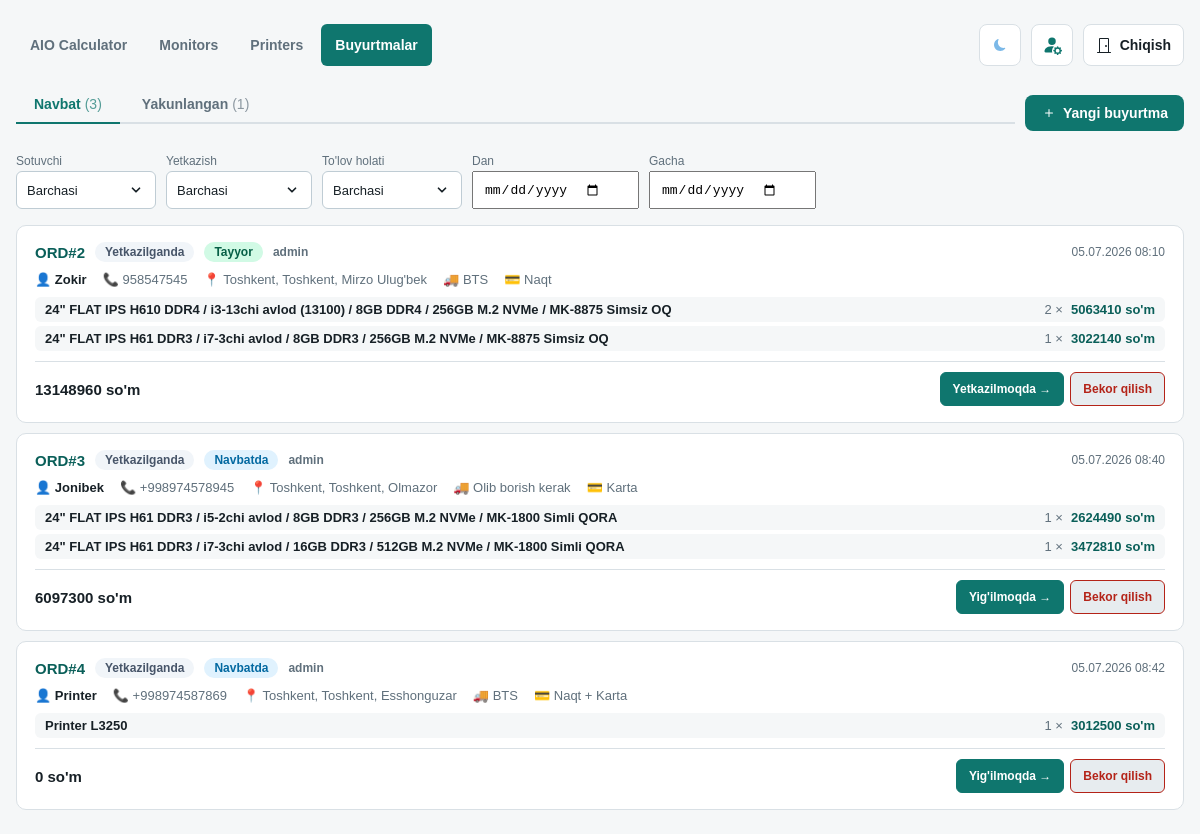
The app's page /orders/ (signed in), older data.
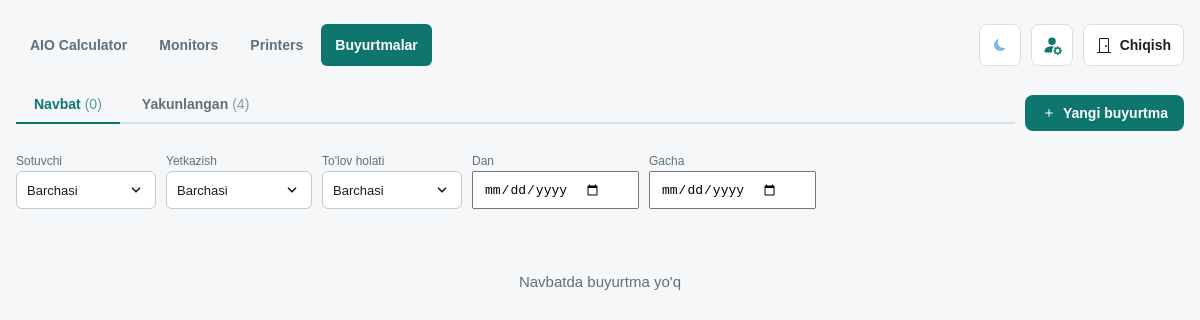
The same page, newer data.
### orders/models.py (models this page shows, shortened)
class Order(models.Model):
    class DeliveryType(models.TextChoices):
        BTS = "BTS", "BTS"
        UZPOST = "UZPOST", "UZPOST"
        PICKUP = "PICKUP", "Olib ketadi"
        DELIVERY = "DELIVERY", "Olib borish kerak"
    class PaymentType(models.TextChoices):
        CARD = "CARD", "Karta"
        CASH = "CASH", "Naqt"
        TRANSFER = "TRANSFER", "Pul ko'chirish"
        CASH_CARD = "CASH_CARD", "Naqt + Karta"
    class PaymentStatus(models.TextChoices):
        PAID = "PAID", "To'langan"
        ON_DELIVERY = "ON_DELIVERY", "Yetkazilganda"
        PARTIAL = "PARTIAL", "Qisman"
    class ProductionStatus(models.TextChoices):
        QUEUED = "QUEUED", "Navbatda"
        IN_PROGRESS = "IN_PROGRESS", "Yig'ilmoqda"
        READY = "READY", "Tayyor"
        SHIPPING = "SHIPPING", "Yetkazilmoqda"
        DELIVERED = "DELIVERED", "Yetkazib berildi"
        CANCELLED = "CANCELLED", "Bekor qilindi"
    order_number = models.CharField(
        max_length=24, unique=True, blank=True, null=True, verbose_name="Buyurtma raqami"
    )
    sold_by = models.ForeignKey(
        User, on_delete=models.PROTECT, related_name="orders", verbose_name="Sotuvchi"
    )
    customer_name = models.CharField(max_length=120, verbose_name="Mijoz ismi")
    customer_phone = models.CharField(max_length=30, verbose_name="Telefon raqami")
    region = models.CharField(max_length=80, verbose_name="Viloyat")
    district = models.CharField(max_length=80, verbose_name="Tuman")
    city = models.CharField(max_length=80, verbose_name="Shahar")
    landmark = models.CharField(max_length=200, blank=True, verbose_name="Mo'ljal")
    delivery_type = models.CharField(
        max_length=20, choices=DeliveryType.choices, verbose_name="Yetkazish turi"
    )
    payment_type = models.CharField(
        max_length=20, choices=PaymentType.choices, verbose_name="To'lov turi"
    )
    payment_status = models.CharField(
        max_length=20,
        choices=PaymentStatus.choices,
        default=PaymentStatus.ON_DELIVERY,
        verbose_name="To'lov holati",
    )
    production_status = models.CharField(
        max_length=20,
        choices=ProductionStatus.choices,
        default=ProductionStatus.QUEUED,
        verbose_name="Ishlab chiqarish holati",
    )
    total_price_usd = models.DecimalField(
        max_digits=12, decimal_places=2, default=0, verbose_name="Jami (USD)"
    )
    total_price_uzs = models.DecimalField(
        max_digits=16, decimal_places=0, default=0, verbose_name="Jami (so'm)"
    )
    notes = models.TextField(blank=True, verbose_name="Izoh")
    created_at = models.DateTimeField(auto_now_add=True)
    updated_at = models.DateTimeField(auto_now=True)
    delivered_at = models.DateTimeField(null=True, blank=True, verbose_name="Yetkazib berilgan vaqt")
    class Meta:
        ordering = ["-created_at"]
        verbose_name = "Buyurtma"
        verbose_name_plural = "Buyurtmalar"
    @classmethod
    def queue_queryset(cls):
        priority = Case(
            When(payment_status=cls.PaymentStatus.PAID, then=Value(0)),
            When(payment_status=cls.PaymentStatus.PARTIAL, then=Value(1)),
            When(payment_status=cls.PaymentStatus.ON_DELIVERY, then=Value(2)),
            default=Value(3),
            output_field=IntegerField(),
        )
        return (
            cls.objects.exclude(
                production_status__in=[cls.ProductionStatus.DELIVERED, cls.ProductionStatus.CANCELLED]
            )
            .annotate(priority=priority)
            .order_by("priority", "created_at")
        )

class OrderItem(models.Model):
    order = models.ForeignKey(Order, on_delete=models.CASCADE, related_name="items")
    build_quote = models.ForeignKey(
        "calculator.BuildQuote",
        on_delete=models.SET_NULL,
        null=True,
        blank=True,
        related_name="order_items",
        verbose_name="Kalkulyator konfiguratsiyasi",
    )
    config_label = models.CharField(max_length=255, verbose_name="Konfiguratsiya")
    quantity = models.PositiveIntegerField(default=1, verbose_name="Soni")
    unit_price_usd = models.DecimalField(
        max_digits=12, decimal_places=2, default=0, verbose_name="Dona narxi (USD)"
    )
    class Meta:
        verbose_name = "Buyurtma elementi"
        verbose_name_plural = "Buyurtma elementlari"

### orders/views.py (the view)
# urls.py: path("", views.order_list, name="list"),
@login_required
def order_list(request):
    from calculator.models import CalculatorSettings
    try:
        settings = CalculatorSettings.objects.first()
        usd_rate = int(settings.usd_rate) if settings and settings.usd_rate else 12850
    except:
        usd_rate = 12850
    tab = request.GET.get("tab", "queue")  # queue | done | all
    queue_qs = Order.queue_queryset().prefetch_related("items").select_related("sold_by")
    done_qs = Order.objects.filter(
        production_status__in=[
            Order.ProductionStatus.DELIVERED,
            Order.ProductionStatus.CANCELLED,
        ]
    ).prefetch_related("items").select_related("sold_by").order_by("-updated_at")
    sold_by = request.GET.get("sold_by")
    delivery_type = request.GET.get("delivery_type")
    payment_status = request.GET.get("payment_status")
    date_from = request.GET.get("date_from")
    date_to = request.GET.get("date_to")
    def apply_filters(qs):
        if sold_by:
            qs = qs.filter(sold_by_id=sold_by)
        if delivery_type:
            qs = qs.filter(delivery_type=delivery_type)
        if payment_status:
            qs = qs.filter(payment_status=payment_status)
        if date_from:
            qs = qs.filter(created_at__date__gte=date_from)
        if date_to:
            qs = qs.filter(created_at__date__lte=date_to)
        return qs
    queue_qs = apply_filters(queue_qs)
    done_qs = apply_filters(done_qs)
    sellers = User.objects.filter(orders__isnull=False).distinct().order_by("username")
    return render(request, "orders/order_list.html", {
        "active_nav": "orders",
        "tab": tab,
        "queue_orders": queue_qs if tab in ("queue", "all") else [],
        "done_orders": done_qs if tab in ("done", "all") else [],
        "queue_count": Order.queue_queryset().count(),
        "done_count": Order.objects.filter(
            production_status__in=[Order.ProductionStatus.DELIVERED, Order.ProductionStatus.CANCELLED]
        ).count(),
        "sellers": sellers,
        "usd_rate": usd_rate,
        "filters": {
            "sold_by": sold_by,
            "delivery_type": delivery_type,
            "payment_status": payment_status,
            "date_from": date_from,
            "date_to": date_to,
        },
        "delivery_choices": Order.DeliveryType.choices,
        "payment_status_choices": Order.PaymentStatus.choices,
        "production_status_choices": Order.ProductionStatus.choices,
        "status_flow": STATUS_FLOW,
    })

### orders/templatetags/order_tags.py (called while the page is built)
@register.filter
def status_badge(value):
    return STATUS_BADGE.get(value, "")

@register.filter
def payment_badge(value):
    return PAYMENT_BADGE.get(value, "")

@register.filter
def next_status(value):
    try:
        idx = STATUS_FLOW.index(value)
        return STATUS_FLOW[idx + 1] if idx + 1 < len(STATUS_FLOW) else None
    except (ValueError, IndexError):
        return None

@register.filter
def status_label(value):
    return STATUS_LABELS.get(value, value)

### orders/templates/orders/order_list.html (shortened to what this page needs)
{% extends "base.html" %}
{% block content %}
<div class="orders-layout">
  <div style="display:flex;align-items:center;flex-wrap:wrap;gap:10px;margin-bottom:0;">
    <div class="tabs" style="flex:1;min-width:200px;">
      <button class="tab-btn {% if tab == 'queue' %}active{% endif %}" onclick="switchTab('queue')">
        Navbat
        <span style="margin-left:4px;opacity:0.7;font-weight:400;">({{ queue_count }})</span>
      </button>
      <button class="tab-btn {% if tab == 'done' %}active{% endif %}" onclick="switchTab('done')">
        Yakunlangan
        <span style="margin-left:4px;opacity:0.7;font-weight:400;">({{ done_count }})</span>
      </button>
    </div>
    <a href="{% url 'orders:create' %}" class="new-order-btn" style="display:inline-flex;align-items:center;gap:6px;padding:10px 16px;border-radius:8px;background:var(--accent);color:#fff;text-decoration:none;font-weight:700;font-size:14px;">
      <svg xmlns="http://www.w3.org/2000/svg" width="16" height="16" fill="currentColor" viewBox="0 0 16 16">
        <path d="M8 4a.5.5 0 0 1 .5.5v3h3a.5.5 0 0 1 0 1h-3v3a.5.5 0 0 1-1 0v-3h-3a.5.5 0 0 1 0-1h3v-3A.5.5 0 0 1 8 4"/>
      </svg>
      Yangi buyurtma
    </a>
  </div>
  <form method="get" id="filter-form">
    <div class="filters-bar" style="margin-top:14px;">
      <div>
        <span class="filter-label">Sotuvchi</span>
        <select name="sold_by" onchange="this.form.submit()">
          <option value="">Barchasi</option>
        </select>
      </div>
      <div>
        <span class="filter-label">Yetkazish</span>
        <select name="delivery_type" onchange="this.form.submit()">
          <option value="">Barchasi</option>
        </select>
      </div>
      <div>
        <span class="filter-label">To'lov holati</span>
        <select name="payment_status" onchange="this.form.submit()">
          <option value="">Barchasi</option>
        </select>
      </div>
      <div>
        <span class="filter-label">Dan</span>
        <input type="date" name="date_from" value="{{ filters.date_from }}" onchange="this.form.submit()">
      </div>
      <div>
        <span class="filter-label">Gacha</span>
        <input type="date" name="date_to" value="{{ filters.date_to }}" onchange="this.form.submit()">
      </div>
    </div>
  </form>
  <div id="tab-queue" {% if tab != 'queue' %}style="display:none"{% endif %}>
    {% for order in queue_orders %}
      {% include "orders/_order_card.html" with order=order show_status_btns=True %}
    {% empty %}
      <div class="empty-state">Navbatda buyurtma yo'q</div>
    {% endfor %}
  </div>
</div>
{% endblock %}

### orders/templates/orders/_order_card.html (shortened to what this page needs)
{% load order_tags %}
<div class="order-card" id="order-{{ order.pk }}">
  <div class="order-card-header">
    <a href="{% url 'orders:detail' order.pk %}" class="order-number">{{ order.order_number }}</a>
    <span class="badge {{ order.payment_status|payment_badge }}">
      {{ order.get_payment_status_display }}
    </span>
    <span class="badge {{ order.production_status|status_badge }}">
      {{ order.get_production_status_display }}
    </span>
    <span class="seller-tag">
      {{ order.sold_by.get_full_name|default:order.sold_by.username }}
    </span>
    <span style="margin-left:auto;font-size:12px;color:var(--muted);">
      {{ order.created_at|date:"d.m.Y H:i" }}
    </span>
  </div>
  <div class="order-meta">
    <span>👤 <strong>{{ order.customer_name }}</strong></span>
    <span>📞 {{ order.customer_phone }}</span>
    <span>📍 {{ order.region }}, {{ order.district }}, {{ order.city }}{% if order.landmark %} — {{ order.landmark }}{% endif %}</span>
    <span>🚚 {{ order.get_delivery_type_display }}</span>
    <span>💳 {{ order.get_payment_type_display }}</span>
  </div>
  <div class="order-items-list">
    {% for item in order.items.all %}
      <div class="order-item-row">
        <span class="item-label">{{ item.config_label }}</span>
        <span class="item-qty">{{ item.quantity }} ×</span>
        <span style="font-weight:700;color:var(--accent-dark);">{% widthratio item.unit_price_usd 1 usd_rate %} so'm</span>
      </div>
    {% endfor %}
  </div>
  <div class="order-footer">
    <div>
      <div class="order-total">{{ order.total_price_uzs|floatformat:0 }} so'm</div>
    </div>
    {% if show_status_btns %}
      <div class="status-btns">
        {% with next=order.production_status|next_status %}
          {% if next %}
            <button class="status-btn next-step" onclick="updateStatus({{ order.pk }}, '{{ next }}')">
              {{ next|status_label }} →
            </button>
          {% endif %}
        {% endwith %}
        {% if order.production_status != 'CANCELLED' %}
          <button class="status-btn cancel-btn" onclick="updateStatus({{ order.pk }}, 'CANCELLED')">
            Bekor qilish
          </button>
        {% endif %}
      </div>
    {% endif %}
  </div>
</div>

Row changes from the older to the newer data that the page shows:
no longer on this page (row edited): Order: order_number "ORD#2", payment_status "Yetkazilganda", production_status "Tayyor", sold_by.get_full_name "admin", created_at "05.07.2026 08:10", customer_name "Zokir", customer_phone "958547545", region "Toshkent", district "Toshkent", city "Mirzo Ulug'bek", delivery_type "BTS", payment_type "Naqt", total_price_uzs "13148960", value "Yetkazilmoqda"
no longer on this page (row unchanged): OrderItem: config_label "24\" FLAT IPS H610 DDR4 / i3-13chi avlod (13100) / 8GB DDR4 / 256GB M.2 NVMe / MK-8875 Simsiz OQ", quantity "2", unit_price_usd "5063410", shown under "ORD#2"
no longer on this page (row unchanged): OrderItem: config_label "24\" FLAT IPS H61 DDR3 / i7-3chi avlod / 8GB DDR3 / 256GB M.2 NVMe / MK-8875 Simsiz OQ", quantity "1", unit_price_usd "3022140", shown under "ORD#2"
no longer on this page (row edited): Order: order_number "ORD#3", payment_status "Yetkazilganda", production_status "Navbatda", sold_by.get_full_name "admin", created_at "05.07.2026 08:40", customer_name "Jonibek", customer_phone "+998974578945", region "Toshkent", district "Toshkent", city "Olmazor", delivery_type "Olib borish kerak", payment_type "Karta", total_price_uzs "6097300", value "Yig'ilmoqda"
no longer on this page (row unchanged): OrderItem: config_label "24\" FLAT IPS H61 DDR3 / i5-2chi avlod / 8GB DDR3 / 256GB M.2 NVMe / MK-1800 Simli QORA", quantity "1", unit_price_usd "2624490", shown under "ORD#3"
no longer on this page (row unchanged): OrderItem: config_label "24\" FLAT IPS H61 DDR3 / i7-3chi avlod / 16GB DDR3 / 512GB M.2 NVMe / MK-1800 Simli QORA", quantity "1", unit_price_usd "3472810", shown under "ORD#3"
no longer on this page (row edited): Order: order_number "ORD#4", payment_status "Yetkazilganda", production_status "Navbatda", sold_by.get_full_name "admin", created_at "05.07.2026 08:42", customer_name "Printer", customer_phone "+998974587869", region "Toshkent", district "Toshkent", city "Esshonguzar", delivery_type "BTS", payment_type "Naqt + Karta", total_price_uzs "0", value "Yig'ilmoqda"
no longer on this page (row unchanged): OrderItem: config_label "Printer L3250", quantity "1", unit_price_usd "3012500", shown under "ORD#4"
Text that changed along with them:
{{ queue_count }}: "3" → "0"
{{ done_count }}: "1" → "4"
text now shown: "Navbatda buyurtma yo'q"
